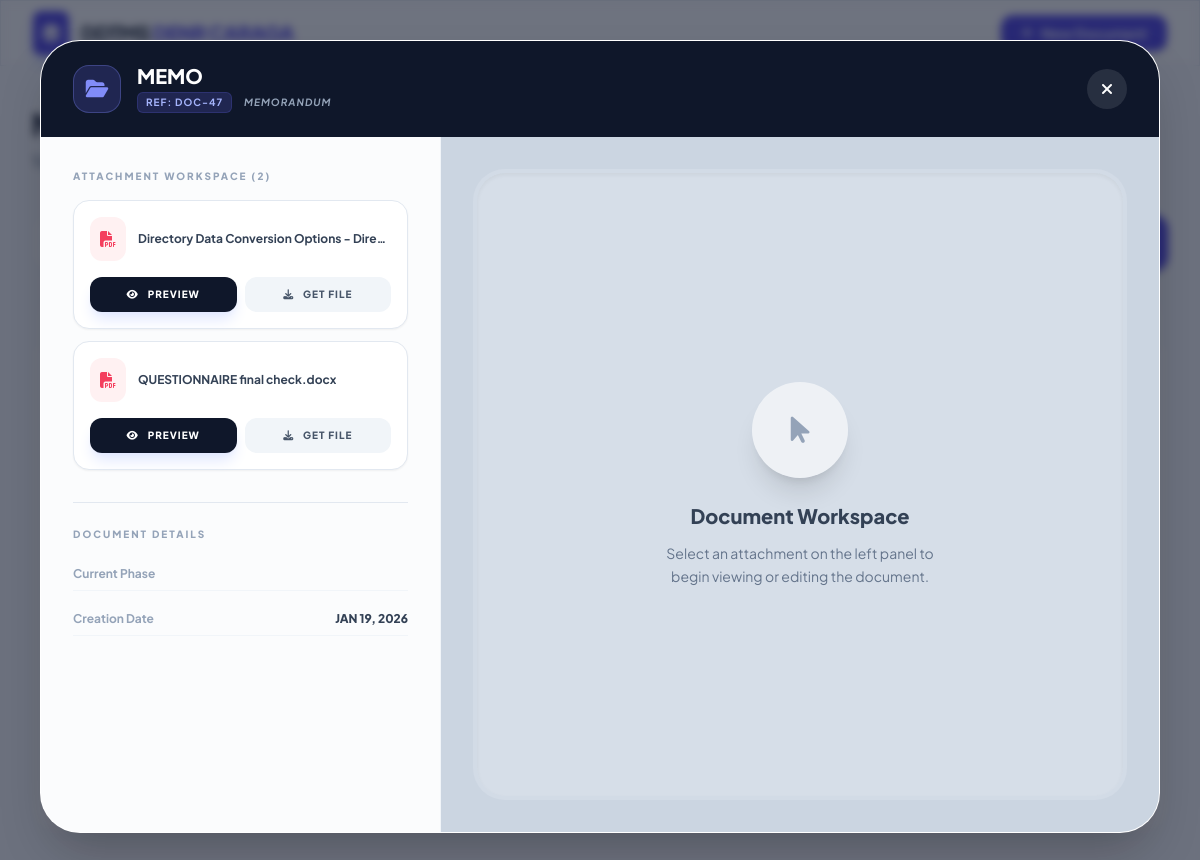
/my_submitted_documents.php?view_id=47 (signed in), run on the app's committed database.
### tables this page shows
CREATE TABLE `documents` (
  `doc_id` int(11) NOT NULL,
  `title` varchar(255) NOT NULL,
  `doc_type` varchar(100) NOT NULL,
  `status` enum('Draft','Review','Signing','Completed','Returned','Archived') NOT NULL,
  `remarks` text DEFAULT NULL,
  `initiator_id` int(11) NOT NULL,
  `current_owner_id` int(11) DEFAULT NULL,
  `created_at` timestamp NOT NULL DEFAULT current_timestamp(),
  `updated_at` timestamp NOT NULL DEFAULT current_timestamp() ON UPDATE current_timestamp(),
  `Station` text NOT NULL
);

CREATE TABLE `document_files` (
  `file_id` int(11) NOT NULL,
  `doc_id` int(11) NOT NULL,
  `uploader_id` int(11) NOT NULL,
  `filename` varchar(255) NOT NULL COMMENT 'Original file name',
  `filepath` varchar(255) NOT NULL COMMENT 'Stored file path',
  `version` int(11) NOT NULL DEFAULT 1,
  `created_at` timestamp NOT NULL DEFAULT current_timestamp()
);

### my_submitted_documents.php (the view, shortened to what this page needs)
<?php
require_once 'db.php';
$user_id = $_SESSION['user_id'];
$search_term = '';
$where_conditions = ["d.initiator_id = ?"];
$params = [$user_id];
$param_types = "i";
$view_data = null;
$view_files = [];
if (isset($_GET['view_id'])) {
    $v_id = intval($_GET['view_id']);
    $v_query = "SELECT * FROM documents WHERE doc_id = ? AND initiator_id = ?";
    $v_stmt = $conn->prepare($v_query);
    $v_stmt->bind_param("ii", $v_id, $user_id);
    $v_stmt->execute();
    $view_data = $v_stmt->get_result()->fetch_assoc();
    if ($view_data) {
        $f_query = "SELECT * FROM document_files WHERE doc_id = ?";
        $f_stmt = $conn->prepare($f_query);
        $f_stmt->bind_param("i", $v_id);
        $f_stmt->execute();
        $view_files_result = $f_stmt->get_result();
        while($f = $view_files_result->fetch_assoc()) {
            $view_files[] = $f;
        }
    }
}
$query = "SELECT d.*,
          (SELECT message FROM document_actions
           WHERE doc_id = d.doc_id
           AND action = 'Returned Document'
           ORDER BY created_at DESC LIMIT 1) AS return_message
          FROM documents d
          WHERE " . implode(' AND ', $where_conditions) . "
          ORDER BY d.created_at DESC";
$stmt = $conn->prepare($query);
$stmt->bind_param($param_types, ...$params);
$stmt->execute();
$result = $stmt->get_result();
?>
<!DOCTYPE html>
<html lang="en" class="scroll-smooth">
<head>
    <script src="https://cdn.tailwindcss.com"></script>
    <link href="https://cdnjs.cloudflare.com/ajax/libs/font-awesome/6.4.0/css/all.min.css" rel="stylesheet">
</head>
<body class="bg-[#f8fafc] text-slate-900 min-h-screen">
    <nav class="sticky top-0 z-40 w-full glass border-b border-slate-200">
        <div class="max-w-7xl mx-auto px-4 sm:px-6 lg:px-8">
            <div class="flex justify-between h-16 items-center">
                <div class="flex items-center gap-3">
                    <div class="bg-indigo-600 p-2 rounded-lg shadow-indigo-200 shadow-lg">
                        <i class="fas fa-layer-group text-white text-lg"></i>
                    </div>
                    <span class="text-xl font-extrabold tracking-tight text-slate-800">DDTMS <span class="text-indigo-600">DENR CARAGA</span></span>
                </div>
                <div class="flex items-center gap-4">
                    <button onclick="location.href='new_document.php'" class="bg-indigo-600 hover:bg-indigo-700 text-white px-5 py-2 rounded-xl font-bold text-sm transition-all shadow-md flex items-center gap-2">
                        <i class="fas fa-plus"></i> New Document
                    </button>
                </div>
            </div>
        </div>
    </nav>
    <main class="max-w-7xl mx-auto px-4 sm:px-6 lg:px-8 py-10">
        <div class="mb-10">
            <h1 class="text-3xl font-extrabold text-slate-900 tracking-tight">My Submissions</h1>
            <p class="text-slate-500 mt-2 font-medium">Track and manage your submitted document workflow and approvals.</p>
        </div>
        <div class="mb-6">
            <form method="GET" class="flex gap-3">
                <div class="flex-1 relative">
                </div>
                <button type="submit" class="px-8 bg-indigo-600 text-white rounded-2xl font-bold hover:bg-indigo-700 transition-all shadow-md flex items-center gap-2">
                </button>
            </form>
        </div>
        <div class="bg-white rounded-3xl shadow-sm border border-slate-200 overflow-hidden">
            <div class="overflow-x-auto">
                <table class="w-full text-left border-collapse">
                    <thead>
                        <tr class="bg-slate-50/50 border-b border-slate-100">
                            <th class="px-6 py-4 text-[11px] font-bold text-slate-400 uppercase tracking-widest text-center w-16">#</th>
                            <th class="px-6 py-4 text-[11px] font-bold text-slate-400 uppercase tracking-widest">Document Information</th>
                            <th class="px-6 py-4 text-[11px] font-bold text-slate-400 uppercase tracking-widest text-center">Current Status</th>
                            <th class="px-6 py-4 text-[11px] font-bold text-slate-400 uppercase tracking-widest">Submission Date</th>
                            <th class="px-6 py-4 text-[11px] font-bold text-slate-400 uppercase tracking-widest text-right">Actions</th>
                        </tr>
                    </thead>
                    <tbody class="divide-y divide-slate-50">
                        <?php if ($result->num_rows > 0): ?>
                            <?php $row_number = 1; ?>
                            <?php while ($row = $result->fetch_assoc()):
                                $status = strtolower($row['status']);
                                $config = [
                                    'pending'   => ['bg' => 'bg-amber-50', 'text' => 'text-amber-700', 'border' => 'border-amber-200', 'icon' => 'fa-clock'],
                                    'approved'  => ['bg' => 'bg-emerald-50', 'text' => 'text-emerald-700', 'border' => 'border-emerald-200', 'icon' => 'fa-check-circle'],
                                    'completed' => ['bg' => 'bg-emerald-50', 'text' => 'text-emerald-700', 'border' => 'border-emerald-200', 'icon' => 'fa-check-double'],
                                    'returned'  => ['bg' => 'bg-rose-50', 'text' => 'text-rose-700', 'border' => 'border-rose-200', 'icon' => 'fa-undo'],
                                    'rejected'  => ['bg' => 'bg-rose-50', 'text' => 'text-rose-700', 'border' => 'border-rose-200', 'icon' => 'fa-times-circle'],
                                    'forwarded' => ['bg' => 'bg-indigo-50', 'text' => 'text-indigo-700', 'border' => 'border-indigo-200', 'icon' => 'fa-paper-plane'],
                                    'draft'     => ['bg' => 'bg-slate-100', 'text' => 'text-slate-700', 'border' => 'border-slate-200', 'icon' => 'fa-pen-ruler'],
                                ];
                                $c = $config[$status] ?? ['bg' => 'bg-slate-100', 'text' => 'text-slate-600', 'border' => 'border-slate-200', 'icon' => 'fa-file'];
                            ?>
                            <tr class="group hover:bg-slate-50/50 transition-all cursor-default">
                                <td class="px-6 py-5 text-center">
                                    <span class="text-sm font-bold text-slate-400"><?php echo $row_number; ?></span>
                                </td>
                                <td class="px-6 py-5">
                                    <div class="flex items-center gap-4">
                                        <div class="w-10 h-10 rounded-xl bg-slate-100 flex items-center justify-center text-slate-400 group-hover:bg-indigo-50 group-hover:text-indigo-600 transition-colors">
                                        </div>
                                        <div>
                                            <div class="font-bold text-slate-800 text-sm mb-0.5"><?php echo htmlspecialchars($row['title']); ?></div>
                                            <div class="text-[11px] font-bold text-slate-400 uppercase"><?php echo htmlspecialchars($row['doc_type']); ?></div>
                                        </div>
                                    </div>
                                </td>
                                <td class="px-6 py-5 text-center">
                                    <span class="inline-flex items-center gap-1.5 px-3 py-1 rounded-full border text-[10px] font-black uppercase tracking-tight <?php echo $c['bg'] . ' ' . $c['text'] . ' ' . $c['border']; ?>">
                                    </span>
                                </td>
                                <td class="px-6 py-5">
                                    <div class="text-sm font-semibold text-slate-600"><?php echo date('M d, Y', strtotime($row['created_at'])); ?></div>
                                    <div class="text-[10px] text-slate-400 font-medium"><?php echo date('h:i A', strtotime($row['created_at'])); ?></div>
                                </td>
                                <td class="px-6 py-5 text-right">
                                </td>
                            </tr>
                            <?php $row_number++; ?>
                            <?php endwhile; ?>
                        <?php endif; ?>
                    </tbody>
                </table>
            </div>
        </div>
    </main>
    <?php if ($view_data): ?>
    <div class="fixed inset-0 z-50 flex items-center justify-center p-4 md:p-10 modal-overlay overflow-hidden">
        <div class="bg-white rounded-[2.5rem] shadow-2xl w-full max-w-7xl h-full flex flex-col overflow-hidden border border-white/40">
            <div class="px-8 py-6 bg-slate-900 flex justify-between items-center">
                <div class="flex items-center gap-4">
                    <div class="w-12 h-12 rounded-2xl bg-indigo-500/20 flex items-center justify-center border border-indigo-400/30">
                        <i class="fas fa-folder-open text-indigo-400 text-xl"></i>
                    </div>
                    <div>
                        <h2 class="text-white font-black text-xl leading-none"><?php echo htmlspecialchars($view_data['title']); ?></h2>
                        <div class="flex items-center gap-3 mt-1.5">
                            <span class="text-[10px] font-bold text-indigo-300 bg-indigo-500/20 px-2 py-0.5 rounded-md uppercase tracking-widest border border-indigo-500/20">Ref: DOC-<?php echo $view_data['doc_id']; ?></span>
                            <span class="text-[10px] font-bold text-slate-400 uppercase tracking-widest italic"><?php echo $view_data['doc_type']; ?></span>
                        </div>
                    </div>
                </div>
                <a href="my_submitted_documents.php<?php echo !empty($search_term) ? '?search=' . urlencode($search_term) : ''; ?>" class="bg-white/10 h-10 w-10 flex items-center justify-center rounded-full text-white hover:bg-rose-500 transition-all">
                    <i class="fas fa-times"></i>
                </a>
            </div>
            <div class="flex flex-col lg:flex-row flex-grow overflow-hidden">
                <div class="w-full lg:w-[400px] border-r border-slate-100 bg-slate-50/50 flex flex-col overflow-hidden">
                    <div class="flex-grow overflow-y-auto p-8 custom-scrollbar space-y-8">
                        <div>
                            <label class="text-[10px] font-black text-slate-400 uppercase tracking-[0.2em] mb-4 block">Attachment Workspace (<?php echo count($view_files); ?>)</label>
                            <div class="space-y-3">
                                <?php foreach ($view_files as $f): ?>
                                    <div class="bg-white p-4 rounded-2xl border border-slate-200 shadow-sm hover:border-indigo-400 transition-all group">
                                        <div class="flex items-center gap-3">
                                            <div class="bg-rose-50 text-rose-500 p-2.5 rounded-xl group-hover:bg-indigo-600 group-hover:text-white transition-colors">
                                                <i class="fas fa-file-pdf"></i>
                                            </div>
                                            <span class="text-xs font-bold text-slate-700 truncate"><?php echo htmlspecialchars($f['filename']); ?></span>
                                        </div>
                                        <div class="grid grid-cols-2 gap-2 mt-4">
                                            <button onclick="previewDocument('<?php echo $f['filepath']; ?>')" class="py-2.5 bg-slate-900 text-white rounded-xl text-[10px] font-black uppercase tracking-widest hover:bg-indigo-600 transition shadow-lg shadow-indigo-100">
                                                <i class="fas fa-eye mr-1.5"></i> Preview
                                            </button>
                                            <a href="<?php echo $f['filepath']; ?>" download class="py-2.5 bg-slate-100 text-slate-600 rounded-xl text-[10px] font-black uppercase tracking-widest text-center hover:bg-slate-200 transition">
                                                <i class="fas fa-download mr-1.5"></i> Get File
                                            </a>
                                        </div>
                                    </div>
                                <?php endforeach; ?>
                            </div>
                        </div>
                        <div class="pt-6 border-t border-slate-200">
                            <label class="text-[10px] font-black text-slate-400 uppercase tracking-[0.2em] mb-4 block">Document Details</label>
                            <div class="space-y-3">
                                <div class="flex justify-between items-center py-2 border-b border-slate-100">
                                    <span class="text-xs font-bold text-slate-400">Current Phase</span>
                                </div>
                                <div class="flex justify-between items-center py-2 border-b border-slate-100">
                                    <span class="text-xs font-bold text-slate-400">Creation Date</span>
                                    <span class="text-xs font-black text-slate-700 uppercase"><?php echo date('M d, Y', strtotime($view_data['created_at'])); ?></span>
                                </div>
                            </div>
                        </div>
                    </div>
                </div>
                <div class="flex-grow bg-[#cbd5e1] flex items-center justify-center p-8 relative">
                    <div id="docPreviewContainer" class="w-full h-full bg-slate-200/50 rounded-[2rem] border-4 border-slate-300/30 flex items-center justify-center overflow-hidden shadow-inner">
                        <div id="noPreviewMsg" class="text-center p-10 max-w-sm">
                            <div class="w-24 h-24 bg-white/60 rounded-full flex items-center justify-center mx-auto mb-6 shadow-xl">
                                <i class="fas fa-mouse-pointer text-slate-400 text-3xl animate-bounce"></i>
                            </div>
                            <h3 class="text-slate-700 font-extrabold text-xl">Document Workspace</h3>
                            <p class="text-slate-500 text-sm mt-3 leading-relaxed">Select an attachment on the left panel to begin viewing or editing the document.</p>
                        </div>
                    </div>
                </div>
            </div>
        </div>
    </div>
    <?php endif; ?>
</body>
</html>

### my_submitted_documents.php (style rules this page uses)
body { font-family: 'Plus Jakarta Sans', sans-serif; }
.glass { background: rgba(255, 255, 255, 0.7); backdrop-filter: blur(12px); border: 1px solid rgba(255, 255, 255, 0.3); }
.modal-overlay { background: rgba(15, 23, 42, 0.6); backdrop-filter: blur(4px); }

### data on the page
documents: title "MEMO", doc_id "47", doc_type "MEMORANDUM", created_at "JAN 19, 2026"
document_files: filename "Directory Data Conversion Options - Dire…"
document_files: filename "QUESTIONNAIRE final check.docx"

### other printed values
count($view_files) "2"
